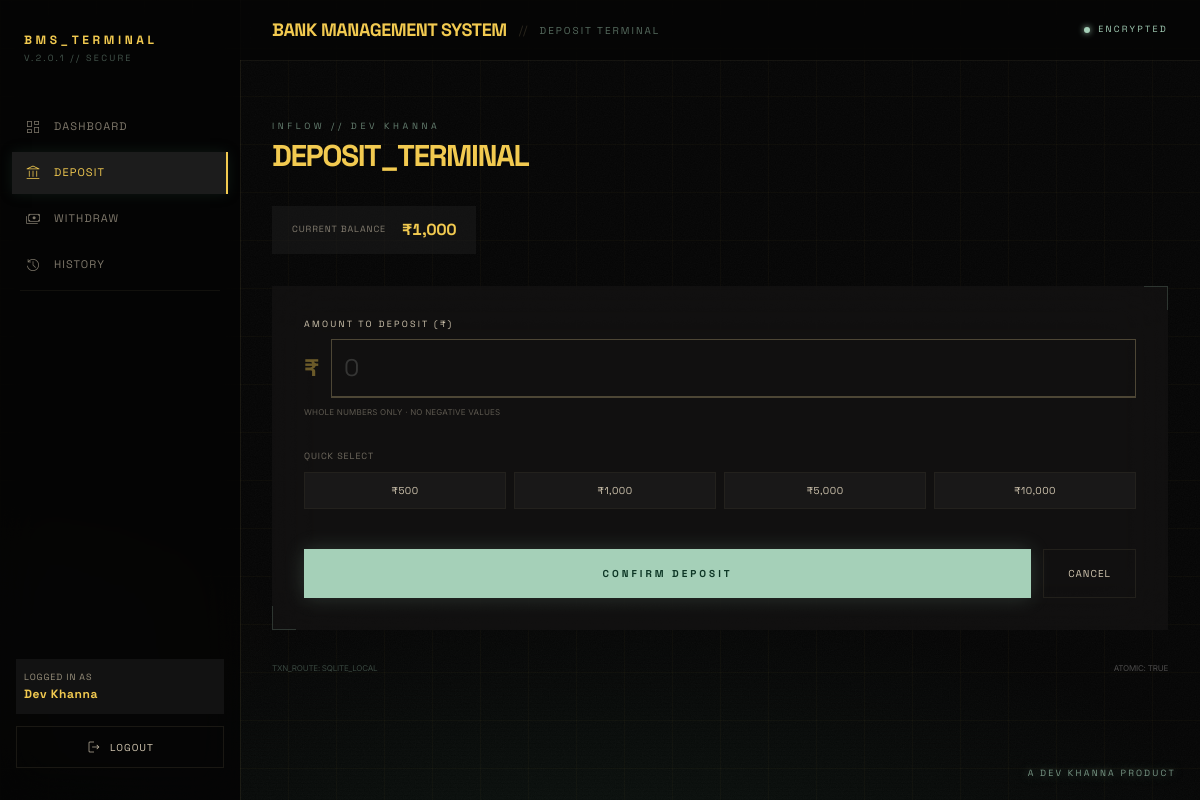
Screenshot of /deposit (signed in) with the database file from the repository.
### tables this page shows
CREATE TABLE accounts (name UNIQUE, pwd_hash, balance);

### app2.py (the view, shortened to what this page needs)
@app.route('/deposit', methods=['GET', 'POST'])
@login_required
def deposit():
    name = session['user']
    db = get_db()
    row = db.execute('SELECT balance FROM accounts WHERE name=?', (name,)).fetchone()
    balance = row['balance'] if row else 0
    db.close()
    return render_template('deposit.html', name=name, balance=balance)

### app2.py (called while the page is built)
def get_db():
    db = sqlite3.connect(DB_PATH)
    db.row_factory = sqlite3.Row
    return db

def login_required(f):
    from functools import wraps
    @wraps(f)
    def decorated(*args, **kwargs):
        if 'user' not in session:
            return redirect(url_for('login'))
        return f(*args, **kwargs)
    return decorated

### templates/deposit.html (shortened to what this page needs)
{% extends "base.html" %}
{% block page_label %}Deposit Terminal
</div>
{% endblock %}
{% block content %}
<div class="px-8 py-8 max-w-5xl space-y-8">
  <div class="space-y-1 pt-2">
    <p class="font-headline text-secondary/60 text-[9px] tracking-[0.4em] uppercase">Inflow // {{ name | upper }}</p>
    <h2 class="font-headline font-black text-3xl text-primary tracking-tighter uppercase">Deposit_Terminal</h2>
  </div>
  <div class="inline-flex items-center gap-4 bg-surface-container-low/60 px-5 py-3">
    <span class="text-[9px] font-headline uppercase tracking-widest text-on-surface-variant/60">Current Balance</span>
    <span class="font-headline font-black text-primary tabular-nums">₹{{ "{:,.0f}".format(balance) }}</span>
  </div>
  <section class="glass-card p-8 relative overflow-visible">
    <div class="absolute top-0 right-0 w-6 h-6 border-t border-r border-secondary/20"></div>
    <div class="absolute bottom-0 left-0 w-6 h-6 border-b border-l border-secondary/20"></div>
    <form method="POST" action="{{ url_for('deposit') }}" class="space-y-8">
      <div class="group">
        <label class="block text-[9px] font-headline uppercase tracking-[0.25em] text-on-surface-variant mb-2 group-focus-within:text-secondary transition-colors">
          Amount to Deposit (₹)
        </label>
        <div class="flex items-baseline gap-3">
          <span class="font-headline font-black text-2xl text-primary/40">₹</span>
          <input name="amount" type="number" min="1" step="1" required
                 placeholder="0"
                 class="input-field flex-1 bg-transparent border-b-2 border-outline-variant py-3 text-primary font-headline tracking-widest text-2xl transition-all placeholder:text-surface-container-highest"
                 style="appearance: textfield;"/>
        </div>
        <p class="text-[8px] font-body text-on-surface-variant/40 uppercase tracking-wide mt-2">Whole numbers only · No negative values</p>
      </div>
      <div class="space-y-2">
        <p class="text-[9px] font-headline uppercase tracking-widest text-on-surface-variant/50">Quick Select</p>
        <div class="grid grid-cols-4 gap-2">
          {% for amt in [500, 1000, 5000, 10000] %}
          <button type="button" onclick="document.querySelector('[name=amount]').value={{ amt }}"
                  class="money-btn bg-surface-container/60 hover:bg-surface-container text-on-surface-variant hover:text-primary border border-outline-variant/20 hover:border-primary/30 py-2.5 font-headline text-[10px] tracking-wider uppercase transition-all">
            ₹{{ "{:,}".format(amt) }}
          </button>
          {% endfor %}
        </div>
      </div>
      <div class="flex gap-3 pt-2">
        <button type="submit"
                class="money-btn flex-1 bg-secondary text-[#0e3726] py-4 font-headline font-black text-[10px] tracking-[0.3em] uppercase transition-all active:scale-[0.97] shadow-[0_0_20px_rgba(165,208,184,0.2)]">
          Confirm Deposit
        </button>
        <a href="{{ url_for('dashboard') }}"
           class="money-btn px-6 py-4 border border-outline-variant/30 text-on-surface-variant hover:text-primary hover:border-primary/30 font-headline text-[10px] tracking-widest uppercase transition-all">
          Cancel
        </a>
      </div>
    </form>
  </section>
  <div class="flex justify-between opacity-30">
    <p class="text-[8px] font-body uppercase tracking-tight text-secondary tabular-nums">TXN_ROUTE: SQLITE_LOCAL</p>
    <p class="text-[8px] font-body uppercase tracking-tight text-on-surface">ATOMIC: TRUE</p>
  </div>
</div>
</div>
{% endblock %}

### templates/base.html (shortened to what this page needs)
<!DOCTYPE html>
<html class="dark" lang="en">
<head>
<script src="https://cdn.tailwindcss.com?plugins=forms,container-queries"></script>
<script id="tailwind-config">
tailwind.config = {
  darkMode: "class",
  theme: {
    extend: {
      colors: {
        "primary": "#f2ca50", "primary-container": "#d4af37", "on-primary": "#3c2f00",
        "secondary": "#a5d0b8", "secondary-container": "#2c5340", "on-secondary-container": "#9bc5ad",
        "surface": "#131313", "surface-dim": "#131313",
        "surface-container-lowest": "#0e0e0e", "surface-container-low": "#1c1b1b",
        "surface-container": "#201f1f", "surface-container-high": "#2a2a2a",
        "surface-container-highest": "#353534",
        "on-surface": "#e5e2e1", "on-surface-variant": "#d0c5af",
        "outline": "#99907c", "outline-variant": "#4d4635",
        "error": "#ffb4ab", "error-container": "#93000a",
      },
      fontFamily: { "headline": ["Space Grotesk"], "body": ["Inter"] },
      borderRadius: { "DEFAULT": "0px", "lg": "0px", "xl": "0px", "full": "9999px" },
    },
  },
}
</script>
</head>
<body class="font-body noir-bg min-h-screen">
<div class="fixed inset-0 grid-overlay pointer-events-none z-0"></div>
<div class="fixed inset-0 scanlines pointer-events-none z-0"></div>
<div class="fixed inset-0 grain pointer-events-none z-0"></div>
{% if session.user %}
<nav class="fixed left-0 top-0 h-full w-60 flex flex-col py-8 z-40 bg-[#050505]/90 backdrop-blur-xl shadow-[1px_0_0_0_rgba(77,70,53,0.2)]">
  <div class="px-6 mb-10">
    <h2 class="text-primary font-headline font-black text-xs tracking-[0.3em] uppercase">BMS_TERMINAL</h2>
    <p class="text-secondary/40 font-headline text-[9px] tracking-[0.25em] uppercase mt-1">V.2.0.1 // SECURE</p>
  </div>
  <div class="flex flex-col flex-1 space-y-1 px-3">
    <a href="{{ url_for('dashboard') }}" class="nav-link flex items-center gap-3 px-3 py-3 text-on-surface-variant opacity-60 hover:opacity-100 hover:text-primary transition-all font-headline text-[11px] tracking-widest uppercase {{ 'nav-link-active' if request.endpoint == 'dashboard' }}">
      <span class="material-symbols-outlined text-[18px]">dashboard</span>Dashboard
    </a>
    <a href="{{ url_for('deposit') }}" class="nav-link flex items-center gap-3 px-3 py-3 text-on-surface-variant opacity-60 hover:opacity-100 hover:text-primary transition-all font-headline text-[11px] tracking-widest uppercase {{ 'nav-link-active' if request.endpoint == 'deposit' }}">
      <span class="material-symbols-outlined text-[18px]">account_balance</span>Deposit
    </a>
    <a href="{{ url_for('withdraw') }}" class="nav-link flex items-center gap-3 px-3 py-3 text-on-surface-variant opacity-60 hover:opacity-100 hover:text-primary transition-all font-headline text-[11px] tracking-widest uppercase {{ 'nav-link-active' if request.endpoint == 'withdraw' }}">
      <span class="material-symbols-outlined text-[18px]">payments</span>Withdraw
    </a>
    <a href="{{ url_for('history') }}" class="nav-link flex items-center gap-3 px-3 py-3 text-on-surface-variant opacity-60 hover:opacity-100 hover:text-primary transition-all font-headline text-[11px] tracking-widest uppercase {{ 'nav-link-active' if request.endpoint == 'history' }}">
      <span class="material-symbols-outlined text-[18px]">history</span>History
    </a>
    <div class="my-2 h-[1px] bg-outline-variant/20 mx-2"></div>
  </div>
  <div class="px-4 mt-auto space-y-3">
    <div class="px-2 py-3 bg-surface-container-low/60">
      <p class="text-[9px] text-outline uppercase tracking-widest font-headline">Logged in as</p>
      <p class="text-primary font-headline font-bold text-xs tracking-wider truncate mt-0.5">{{ session.user }}</p>
    </div>
    <a href="{{ url_for('logout') }}" class="money-btn flex items-center justify-center gap-2 w-full py-3 border border-outline-variant/30 text-on-surface-variant hover:text-error hover:border-error/30 font-headline text-[10px] tracking-widest uppercase transition-all">
      <span class="material-symbols-outlined text-[16px]">logout</span>Logout
    </a>
  </div>
</nav>
<header class="fixed top-0 left-60 right-0 z-50 flex justify-between items-center px-8 py-4 bg-[#050505]/80 backdrop-blur-xl shadow-[0_1px_0_0_rgba(77,70,53,0.2)]">
  <div class="flex items-center gap-3">
    <h1 class="font-headline font-black text-lg tracking-tight text-primary uppercase">Bank Management System</h1>
    <span class="text-outline-variant/50 text-xs font-headline">//</span>
    <span class="text-secondary/50 font-headline text-[10px] tracking-[0.2em] uppercase">{% block page_label %}Terminal{% endblock %}</span>
  <div class="flex items-center gap-2">
    <span class="w-1.5 h-1.5 bg-secondary rounded-full shadow-[0_0_6px_#a5d0b8]"></span>
    <span class="text-secondary font-headline text-[9px] tracking-[0.25em] uppercase">Encrypted</span>
  </div>
</header>
{% endif %}
<div class="{{ 'ml-60 pt-20' if session.user else '' }} relative z-10 min-h-screen">
  {% block content %}{% endblock %}
<div class="fixed bottom-5 right-6 z-50 pointer-events-none">
  <p class="text-[9px] font-headline uppercase tracking-[0.25em] text-secondary/70"
     style="text-shadow: 0 0 10px rgba(165,208,184,0.5), 0 0 20px rgba(165,208,184,0.2);">
    A Dev Khanna Product
  </p>
</div>
</body>
</html>

### templates/base.html (style rules this page uses)
.material-symbols-outlined { font-variation-settings: 'FILL' 0, 'wght' 200, 'GRAD' 0, 'opsz' 24; }
body { background-color: #050505; color: #e5e2e1; }
.noir-bg { background: radial-gradient(ellipse 80% 50% at 50% 110%, rgba(44,83,64,0.18) 0%, transparent 70%), radial-gradient(ellipse 40% 30% at 0% 80%, rgba(242,202,80,0.04) 0%, transparent 60%), #050505; }
.grid-overlay { background-image: linear-gradient(to right, rgba(242,202,80,0.03) 1px, transparent 1px), linear-gradient(to bottom, rgba(242,202,80,0.03) 1px, transparent 1px); background-size: 48px 48px; }
.glass-card { background: rgba(20,19,19,0.75); backdrop-filter: blur(32px); }
.scanlines { background-image: repeating-linear-gradient( to bottom, transparent 0px, transparent 3px, rgba(0,0,0,0.13) 3px, rgba(0,0,0,0.13) 4px ); background-size: 100% 4px; mix-blend-mode: multiply; }
.grain { background-repeat: repeat; background-size: 200px 200px; }
.money-btn { position: relative; overflow: visible; }
.nav-link-active { color: #f2ca50 !important; opacity: 1 !important; background: rgba(53,53,52,0.5); border-right: 2px solid #f2ca50; box-shadow: 0 0 12px rgba(44,83,64,0.25); }

### rows the page displays
accounts: user "Dev Khanna", name "DEV KHANNA", balance "1,000"

### other values shown
{{ "{:,}".format(amt) }} "500" "1,000" "5,000" "10,000"
